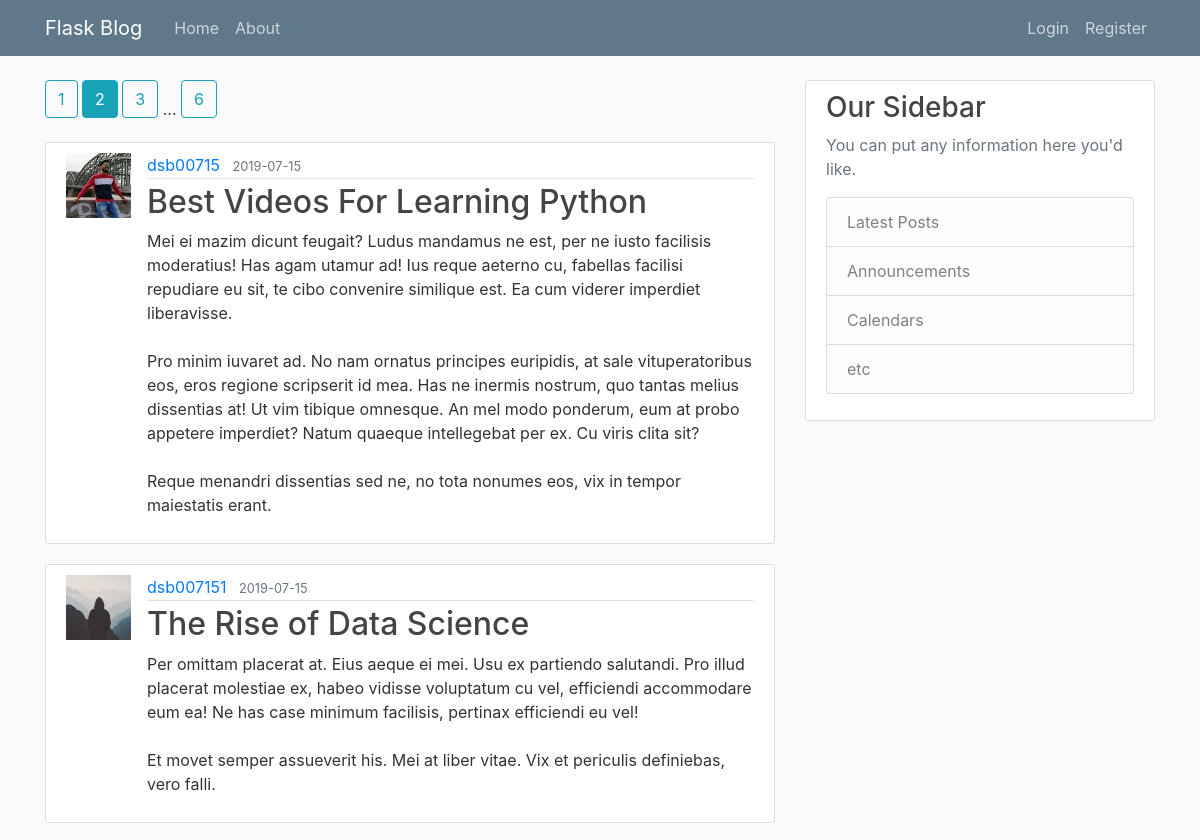
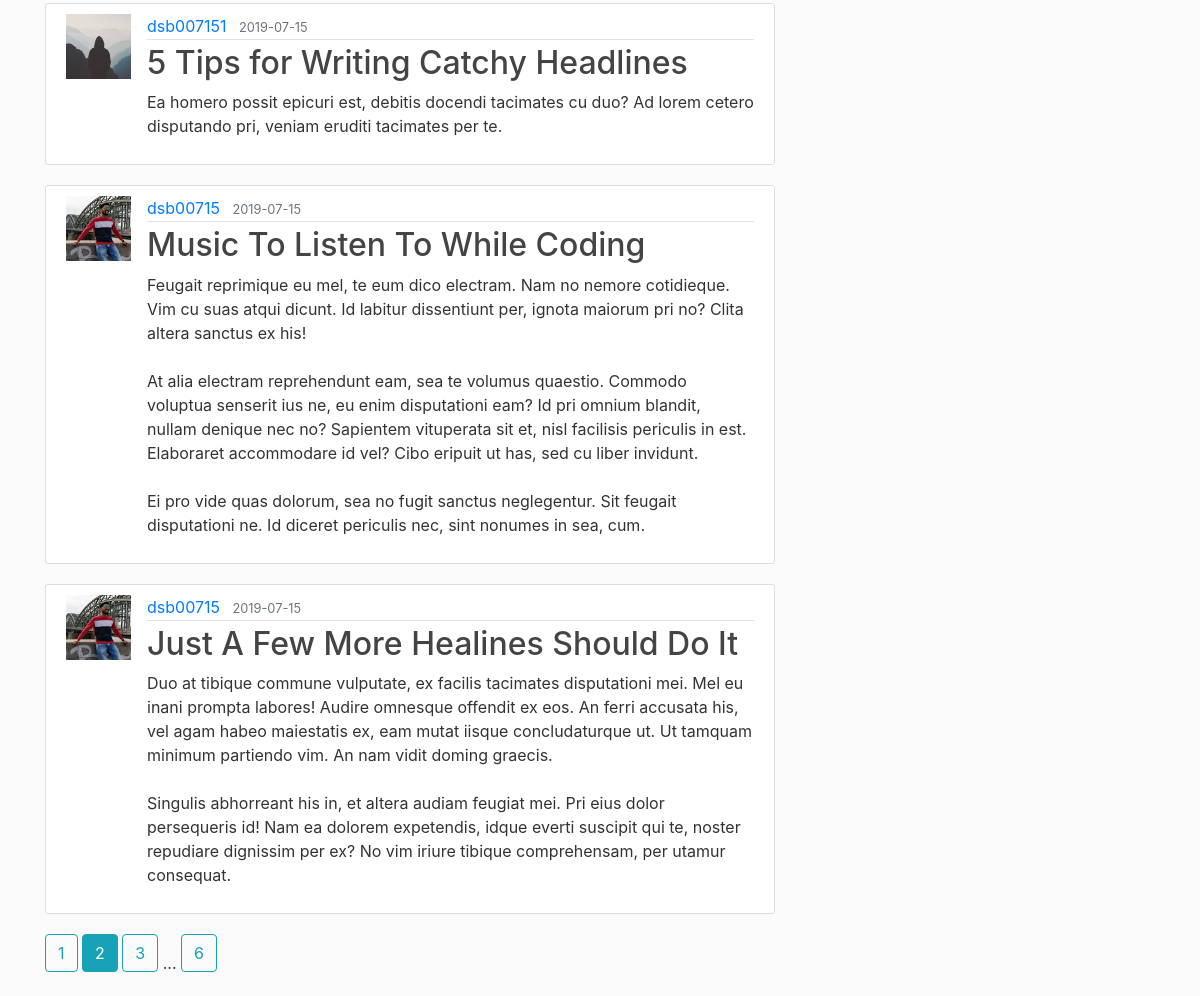
The page /home?page=2 on the database its author committed (2 pictures, top to bottom).
### app/models.py (models this page shows, shortened)
class Post(_db.Model):
    id = _db.Column(_db.Integer, primary_key=True)
    title = _db.Column(_db.String(100), nullable=False)
    date_posted = _db.Column(_db.DateTime, nullable=False, default=datetime.utcnow)
    content = _db.Column(_db.Text, nullable=False)
    user_id = _db.Column(_db.Integer, _db.ForeignKey('user.id'), nullable=False)

class User(_db.Model, UserMixin):
    id = _db.Column(_db.Integer, primary_key=True)
    username = _db.Column(_db.String(20), unique=True, nullable=False)
    email = _db.Column(_db.String(120), unique=True, nullable=False)
    image_file = _db.Column(_db.String(20), default='default.jpg')
    password = _db.Column(_db.String(60), nullable=False)
    posts = _db.relationship('Post', backref='author', lazy=True)

### app/main/routes.py (the view)
@main.route('/')
@main.route('/home')
def home_page():
    page = request.args.get('page', 1, type=int)
    posts = Post.query.order_by(Post.date_posted.desc()).paginate(page=page, per_page=5)
    return render_template('home.html', posts=posts)

### app/templates/home.html
<!DOCTYPE html>
{% extends "layout.html" %}
{% block content %}
    {% include "pagination.html" %}
    {% for post in posts.items %}
        <article class="media content-section">
            <img class="rounder-circle article-img"
                 src="{{ url_for('static', filename='profile_pics/' + post.author.image_file) }}" alt="">
            <div class="media-body">
                <div class="article-metadata">
                    <a class="mr-2" href="{{ url_for('users.user_post', username=post.author.username) }}">{{ post.author.username }}</a>
                    <small class="text-muted">{{ post.date_posted.strftime('%Y-%m-%d') }}</small>
                </div>
                <h2><a class="article-title" href="{{ url_for('posts.post', post_id=post.id) }}">{{ post.title }}</a></h2>
                <p class="article-content">{{ post.content }}</p>
            </div>
        </article>
    {% endfor %}
    {% include "pagination.html" %}
{% endblock content %}

### app/static/main.css (style rules this page uses)
body { background: #fafafa; color: #333333; margin-top: 5rem; }
h1, h2, h3, h4, h5, h6 { color: #444444; }
.content-section { background: #ffffff; padding: 10px 20px; border: 1px solid #dddddd; border-radius: 3px; margin-bottom: 20px; }
.article-title { color: #444444; }
.article-content { white-space: pre-line; }
.article-img { height: 65px; width: 65px; margin-right: 16px; }
.article-metadata { padding-bottom: 1px; margin-bottom: 4px; border-bottom: 1px solid #e3e3e3 }

### rows shown on the page
Post: image_file (picture), author.username "dsb00715", date_posted "2019-07-15", title "Best Videos For Learning Python", content "Mei ei mazim dicunt feugait? Ludus mandamus ne est, per ne iusto facilisis moderatius! Has agam utamur ad! Ius reque aeterno cu, fabellas facilisi repudiare eu sit, te cibo convenire similique est. Ea cum viderer imperdiet liberavisse. Pro minim iuvaret ad. No nam ornatus principes euripidis, at sale vituperatoribus eos, eros regione scripserit id mea. Has ne inermis nostrum, quo tantas melius dissentias at! Ut vim tibique omnesque. An mel modo ponderum, eum at probo appetere imperdiet? Natum quaeque intellegebat per ex. Cu viris clita sit? Reque menandri dissentias sed ne, no tota nonumes eos, vix in tempor maiestatis erant."
Post: image_file (placeholder picture), author.username "dsb007151", date_posted "2019-07-15", title "The Rise of Data Science", content "Per omittam placerat at. Eius aeque ei mei. Usu ex partiendo salutandi. Pro illud placerat molestiae ex, habeo vidisse voluptatum cu vel, efficiendi accommodare eum ea! Ne has case minimum facilisis, pertinax efficiendi eu vel! Et movet semper assueverit his. Mei at liber vitae. Vix et periculis definiebas, vero falli."
Post: image_file (placeholder picture), author.username "dsb007151", date_posted "2019-07-15", title "5 Tips for Writing Catchy Headlines", content "Ea homero possit epicuri est, debitis docendi tacimates cu duo? Ad lorem cetero disputando pri, veniam eruditi tacimates per te."
Post: image_file (picture), author.username "dsb00715", date_posted "2019-07-15", title "Music To Listen To While Coding", content "Feugait reprimique eu mel, te eum dico electram. Nam no nemore cotidieque. Vim cu suas atqui dicunt. Id labitur dissentiunt per, ignota maiorum pri no? Clita altera sanctus ex his! At alia electram reprehendunt eam, sea te volumus quaestio. Commodo voluptua senserit ius ne, eu enim disputationi eam? Id pri omnium blandit, nullam denique nec no? Sapientem vituperata sit et, nisl facilisis periculis in est. Elaboraret accommodare id vel? Cibo eripuit ut has, sed cu liber invidunt. Ei pro vide quas dolorum, sea no fugit sanctus neglegentur. Sit feugait disputationi ne. Id diceret periculis nec, sint nonumes in sea, cum."
Post: image_file (picture), author.username "dsb00715", date_posted "2019-07-15", title "Just A Few More Healines Should Do It", content "Duo at tibique commune vulputate, ex facilis tacimates disputationi mei. Mel eu inani prompta labores! Audire omnesque offendit ex eos. An ferri accusata his, vel agam habeo maiestatis ex, eam mutat iisque concludaturque ut. Ut tamquam minimum partiendo vim. An nam vidit doming graecis. Singulis abhorreant his in, et altera audiam feugiat mei. Pri eius dolor persequeris id! Nam ea dolorem expetendis, idque everti suscipit qui te, noster repudiare dignissim per ex? No vim iriure tibique comprehensam, per utamur consequat."

### other values the page prints
{{ page_num }} "1" "3" "6" "1" "3" "6"
{{ page_num }} "2" "2"
